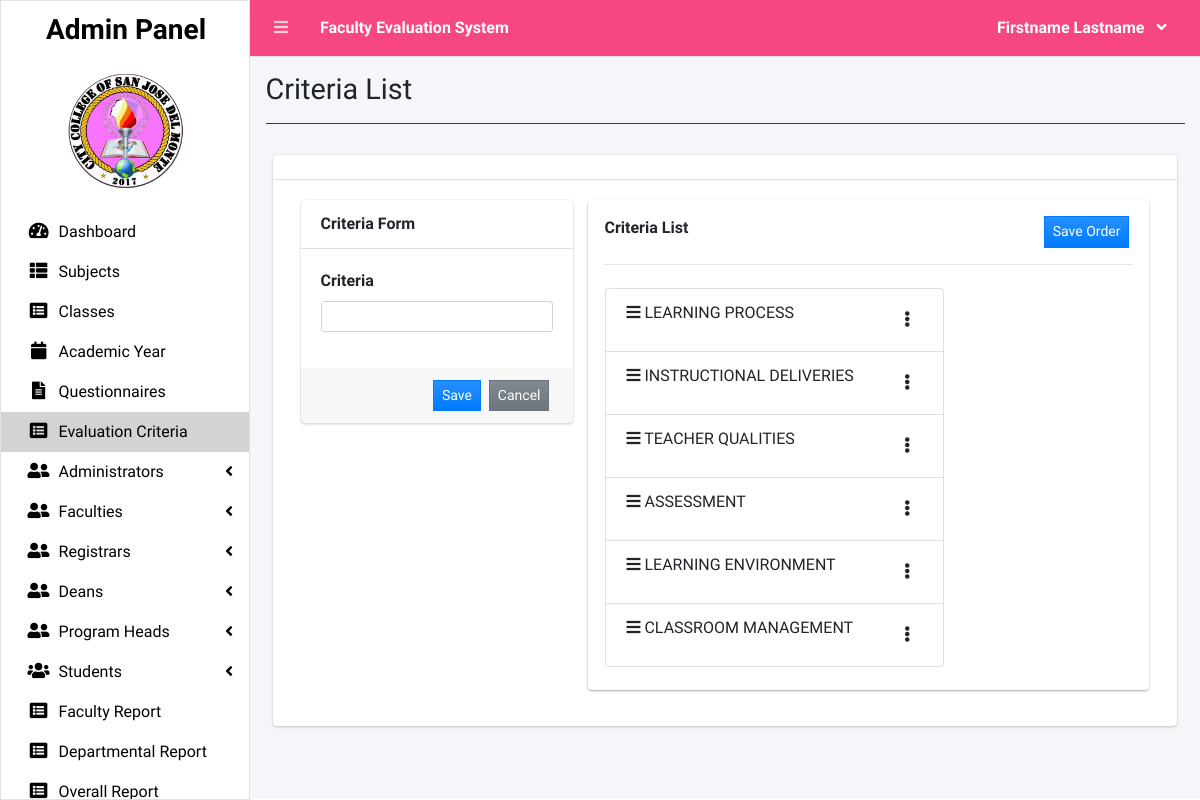
/index.php?page=criteria_list (signed in), run on an earlier commit of the app's database.
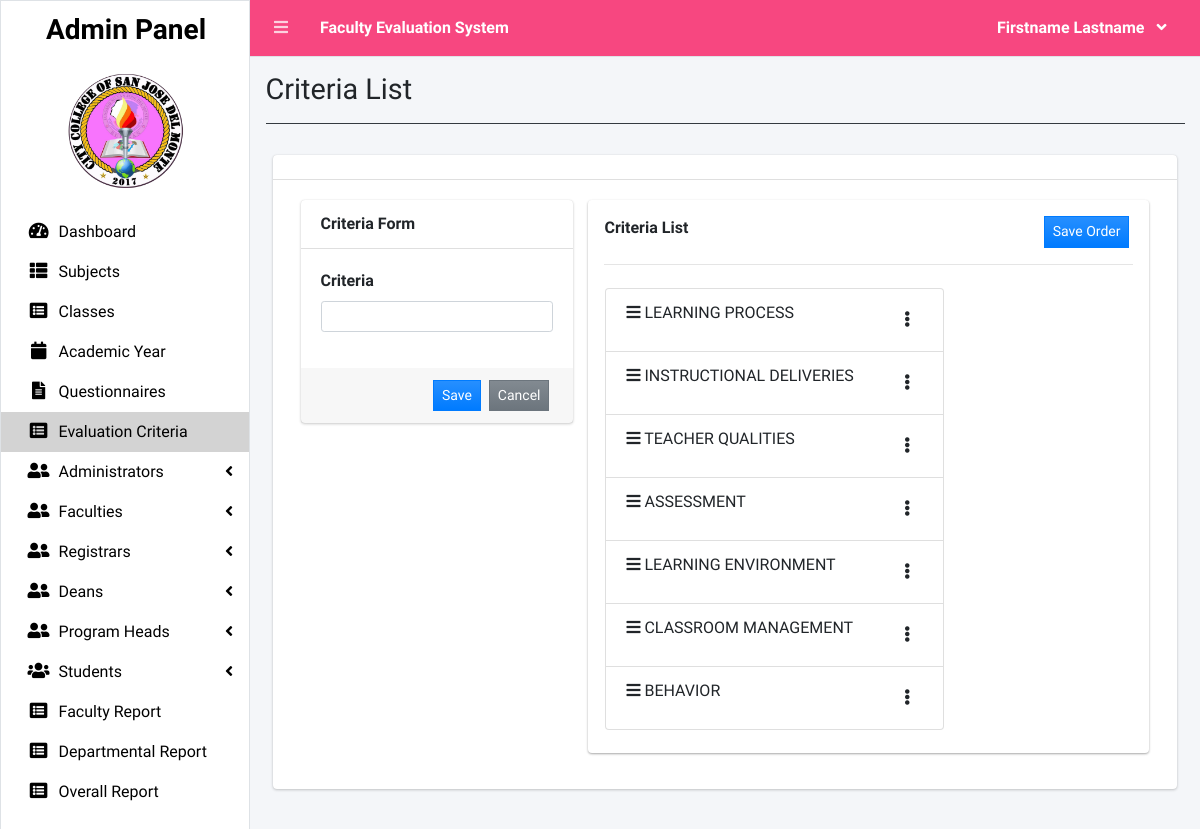
And on a later commit of the database.
### tables this page shows
CREATE TABLE `criteria_list` (
  `id` int(30) NOT NULL,
  `criteria` text NOT NULL,
  `order_by` int(30) NOT NULL
);

### admin/criteria_list.php (the view, shortened to what this page needs)
<?php include 'db_connect.php' ?>
<div class="col-lg-12">
	<div class="card card-outline card-primary" style="border-top:#f74780;">
		<div class="card-header">
		</div>
		<div class="card-body">
			<div class="container-fluid">
				<div class="row">
					<div class="col-md-4">
						<div class="card card-outline card-info" style="border-top:#f74780;">
							<div class="card-header"><b>Criteria Form</b></div>
							<div class="card-body">
								<form action="" id="manage-criteria">
									<div class="form-group">
										<label for="">Criteria</label>
										<input type="text" name="criteria" class="form-control form-control-sm">
									</div>
								</form>
							</div>
							<div class="card-footer">
								<div class="d-flex justify-content-end w-100">
									<button class="btn btn-sm btn-primary btn-flat bg-gradient-primary mx-1" form="manage-criteria">Save</button>
									<button class="btn btn-sm btn-flat btn-secondary bg-gradient-secondary mx-1" form="manage-criteria" type="reset">Cancel</button>
								</div>
							</div>
						</div>
					</div>
					<div class="col-md-8">
						<div class="callout callout-info" style="border-left:#f74780;">
							<?php
							$qry = $conn->query("SELECT * FROM criteria_list order by abs(order_by) asc ");
							if ($qry->num_rows > 0) :
							?>
								<div class="d-flex justify-content-between w-100">
									<label for=""><b>Criteria List</b></label>
									<button class="btn btn-sm btn-primary btn-flat bg-gradient-primary mx-1" form="order-criteria">Save Order</button>
								</div>
								<hr>
								<form action="" id="order-criteria">
									<ul class="list-group btn col-md-8" id="ui-sortable-list">
										<?php
										while ($row = $qry->fetch_assoc()) :
										?>
											<li class="list-group-item text-left">
												<span class="btn-group dropright float-right">
													<span type="button" class="btn" data-toggle="dropdown" aria-haspopup="true" aria-expanded="false">
														<i class="fa fa-ellipsis-v"></i>
													</span>
												</span>
												<i class="fa fa-bars"></i> <?php echo ucwords($row['criteria']) ?>
											</li>
										<?php endwhile; ?>
								</form>
							<?php else : ?>
								<center>There's no criteria in the database yet</center>
							<?php endif; ?>
						</div>
					</div>
				</div>
			</div>
		</div>
	</div>
</div>

What changed in the data, as far as the page shows it:
added criteria_list: criteria "BEHAVIOR"
